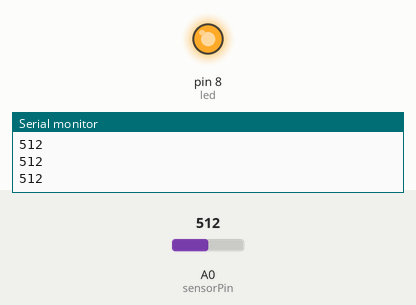
Recording of a sketch running on a simulated Arduino Uno, built with avr-gcc and run on an emulated ATmega328P. Parts: output pins drawn as LEDs (lit = HIGH), the last lines printed to the serial monitor. The inputs (shaded band) are chosen by the test bench; at power-on: A0 (sensorPin) = 512.

Above: at 1.2 s.
1.3 s: A0 (sensorPin) set to 985
2.8 s: A0 (sensorPin) set to 1011
At 3.2 s:
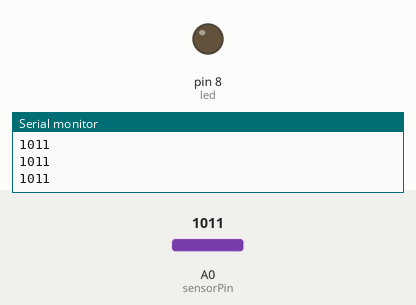
4.3 s: A0 (sensorPin) set to 990
At 5.4 s:
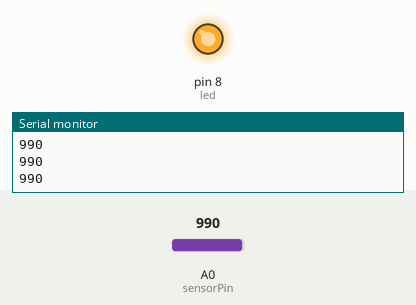
5.8 s: A0 (sensorPin) set to 1010
At 6.7 s:
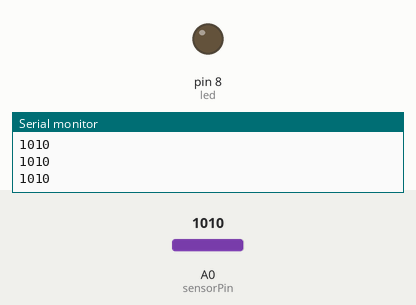
Timing chart, 0 to 8.3 s (numbered marks = the images above; inputs shaded):
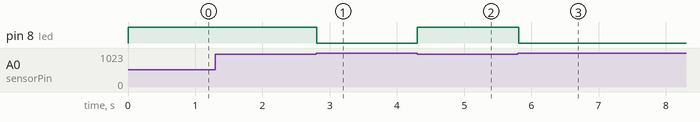

Measured:
- the behaviour switches between 999 and 1000 on A0 (sensorPin) (found by bisection; images 0 and 1)
- after the input at 2.8 s, pin 8 (led): HIGH → LOW at once
- after the input at 4.3 s, pin 8 (led): LOW → HIGH at once
- after the input at 5.8 s, pin 8 (led): HIGH → LOW at once

The sketch:

LEDPhotoresistor.ino
```cpp
/* LEDPhotoresitor - LED is lit when sufficiently dark in the room
  Created By: Nanda Kumar Nair
          On: 3/18/2018
 Circuit:
    Photoresistor on analog 0 to 5V
    LED on digital pin 8
    10 KOhm resistor on A0 to ground
*/

int led = 8;
int sensorPin = A0;    // select the input pin for photoresistor
int sensorValue = 0;   // variable to store the value coming from the sensor

void setup() {
  // led at pin 8 is defined as output
  pinMode(led, OUTPUT);
  // initialize serial communications (for debugging only):
  Serial.begin(9600);
}

void loop() {
    // read the value from the sensor:
  sensorValue = analogRead(sensorPin);
  // print the sensor value
  Serial.println(sensorValue);
  if (sensorValue < 1000) {
    // turn the led on
    digitalWrite(led, HIGH);
  } else {
    // turn the led off:
    digitalWrite(led, LOW);
  }
}
```
